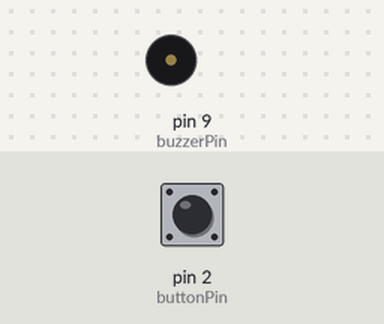
Recording of a sketch running on a simulated Arduino Uno, built with avr-gcc and run on an emulated ATmega328P. On the bench: buzzer (waves = sounding). Inputs (shaded band) come from the test bench; at power-on: pin 2 (buttonPin) LOW. What the sketch prints to the serial monitor is not drawn.

Above: at 1.2 s.
1.3 s: pin 2 (buttonPin) pulled HIGH for 0.15 s
At 2.6 s:
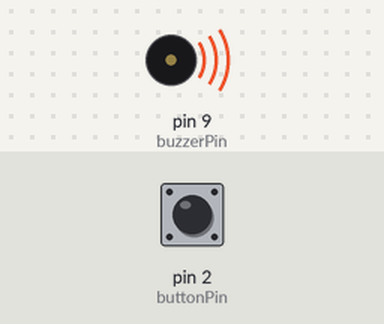
Timing chart, 0 to 4.3 s (numbered marks = the images above; inputs shaded):
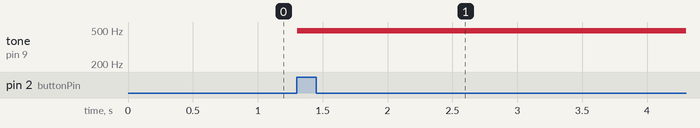

The sketch:

lab_button_piezo01.ino
```cpp
int buzzerPin = 9;
int buttonPin = 2;

int buttonState = 0;

void setup() {
  pinMode(buttonPin, INPUT);
  pinMode(buzzerPin, OUTPUT);
  Serial.begin(9600);
}

void loop() {
  buttonState = digitalRead(buttonPin);

  Serial.println(buttonState);
  if (buttonState == HIGH) {
    beep(); // Calls the beep method.
  }

  delay(2);
}

// The beep method, causes the piezo to beep once.
void beep() {
  analogWrite(buzzerPin, 20);
  delay(10);
  analogWrite(buzzerPin, 0);
  delay(10);
}
```

Measured:
- after the input at 1.3 s, tone on pin 9 (buzzerPin): silent → 490 Hz at once
